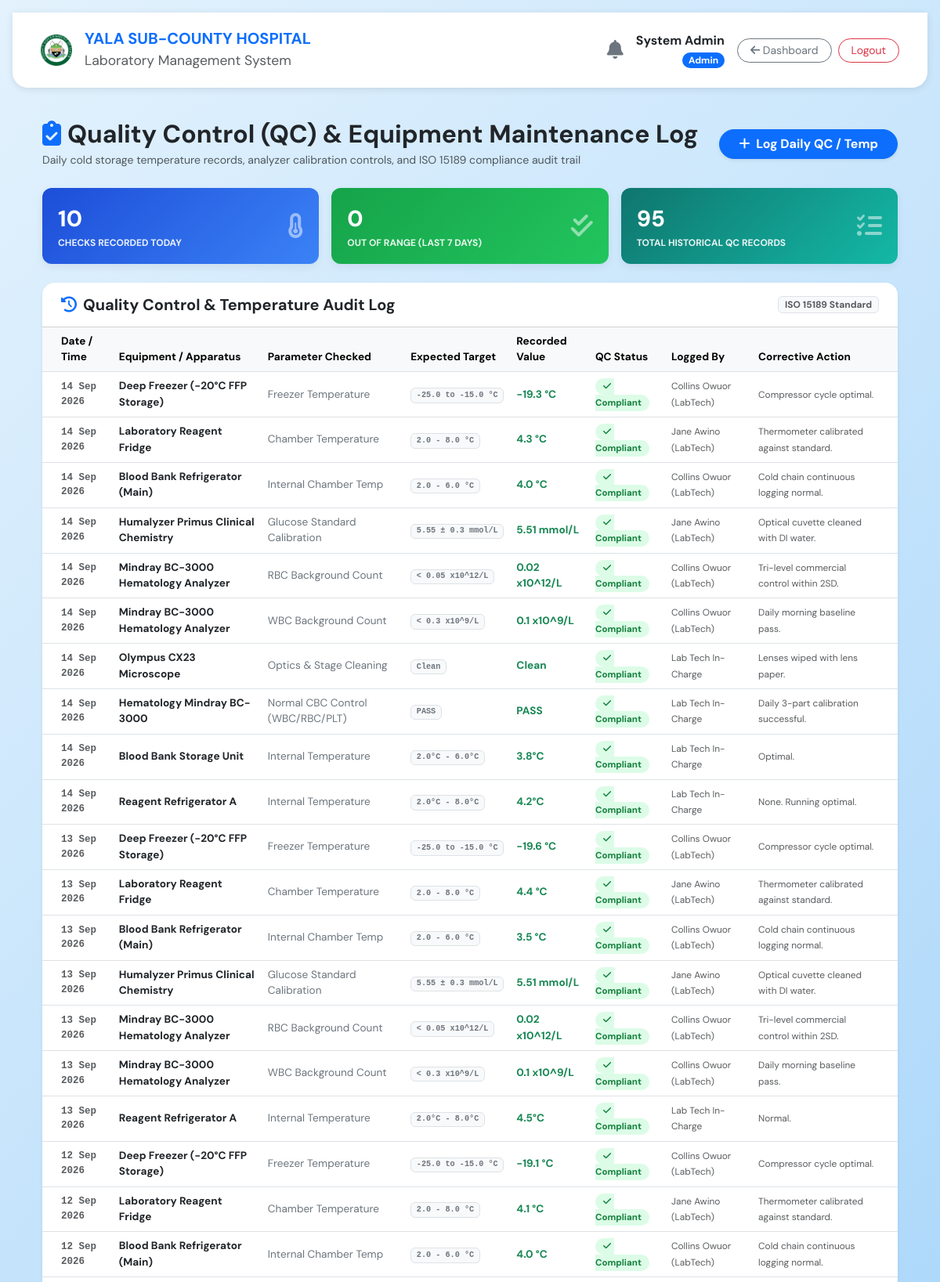
Page /qc_log.php (signed in, upper part) on the committed database.
### tables this page shows
CREATE TABLE `qc_equipment_logs` (
  `log_id` int(11) NOT NULL AUTO_INCREMENT,
  `equipment_name` varchar(100) NOT NULL,
  `parameter_tested` varchar(100) NOT NULL,
  `expected_range` varchar(50) NOT NULL,
  `recorded_value` varchar(50) NOT NULL,
  `status` enum('Compliant','Out of Range','Service Required') DEFAULT 'Compliant',
  `logged_by` varchar(100) NOT NULL,
  `corrective_action` text DEFAULT NULL,
  `log_date` date NOT NULL,
  `created_at` timestamp NOT NULL DEFAULT current_timestamp(),
  PRIMARY KEY (`log_id`)
);

### qc_log.php (the view, shortened to what this page needs)
<?php
require_once 'includes/db_connect.php';
$today = date('Y-m-d');
$logs_today_cnt = $conn->query("SELECT COUNT(*) FROM qc_equipment_logs WHERE log_date = '$today'")->fetch_row()[0] ?? 0;
$out_of_range_cnt = $conn->query("SELECT COUNT(*) FROM qc_equipment_logs WHERE status != 'Compliant' AND log_date >= DATE_SUB(CURDATE(), INTERVAL 7 DAY)")->fetch_row()[0] ?? 0;
$total_qc_runs = $conn->query("SELECT COUNT(*) FROM qc_equipment_logs")->fetch_row()[0] ?? 0;
$res = $conn->query("SELECT * FROM qc_equipment_logs ORDER BY log_date DESC, log_id DESC LIMIT 40");
$logs = $res ? $res->fetch_all(MYSQLI_ASSOC) : [];
include 'includes/header.php';
?>
<div class="container py-3">
    <div class="d-flex align-items-center justify-content-between flex-wrap gap-3 mb-4">
        <div>
            <h2 class="fw-bold text-dark mb-1"><i class="fa-solid fa-clipboard-check text-primary me-2"></i>Quality Control (QC) &amp; Equipment Maintenance Log</h2>
            <p class="text-muted mb-0" style="font-size:0.88rem;">Daily cold storage temperature records, analyzer calibration controls, and ISO 15189 compliance audit trail</p>
        </div>
        <div class="d-flex gap-2">
            <button class="btn btn-primary rounded-pill px-4 fw-bold shadow-sm" data-bs-toggle="modal" data-bs-target="#addQcModal">
                <i class="fa-solid fa-plus me-1"></i> Log Daily QC / Temp
            </button>
        </div>
    </div>
    <div class="row g-3 mb-4">
        <div class="col-6 col-md-4">
            <div class="card-kpi" style="background:linear-gradient(135deg,#1d4ed8,#3b82f6)">
                <div class="d-flex justify-content-between align-items-center">
                    <div>
                        <div style="font-size:1.8rem;font-weight:800;"><?= $logs_today_cnt ?></div>
                        <div style="font-size:0.75rem;font-weight:700;text-transform:uppercase;opacity:0.9">Checks Recorded Today</div>
                    </div>
                    <i class="fa-solid fa-temperature-half fa-2x opacity-50"></i>
                </div>
            </div>
        </div>
        <div class="col-6 col-md-4">
            <div class="card-kpi" style="background:linear-gradient(135deg,<?= $out_of_range_cnt>0?'#dc2626,#ef4444':'#16a34a,#22c55e' ?>)">
                <div class="d-flex justify-content-between align-items-center">
                    <div>
                        <div style="font-size:1.8rem;font-weight:800;"><?= $out_of_range_cnt ?></div>
                        <div style="font-size:0.75rem;font-weight:700;text-transform:uppercase;opacity:0.9">Out of Range (Last 7 Days)</div>
                    </div>
                    <i class="fa-solid <?= $out_of_range_cnt>0?'fa-triangle-exclamation':'fa-check-double' ?> fa-2x opacity-50"></i>
                </div>
            </div>
        </div>
        <div class="col-12 col-md-4">
            <div class="card-kpi" style="background:linear-gradient(135deg,#0f766e,#14b8a6)">
                <div class="d-flex justify-content-between align-items-center">
                    <div>
                        <div style="font-size:1.8rem;font-weight:800;"><?= $total_qc_runs ?></div>
                        <div style="font-size:0.75rem;font-weight:700;text-transform:uppercase;opacity:0.9">Total Historical QC Records</div>
                    </div>
                    <i class="fa-solid fa-list-check fa-2x opacity-50"></i>
                </div>
            </div>
        </div>
    </div>
    <div class="card border-0 shadow-sm rounded-4 overflow-hidden mb-4">
        <div class="card-header bg-white py-3 px-4 d-flex align-items-center justify-content-between">
            <h5 class="fw-bold text-dark mb-0"><i class="fa-solid fa-clock-rotate-left text-primary me-2"></i>Quality Control &amp; Temperature Audit Log</h5>
            <span class="badge bg-light text-muted border">ISO 15189 Standard</span>
        </div>
        <div class="table-responsive">
            <table class="table table-hover align-middle mb-0" style="font-size:0.85rem;">
                <thead class="table-light">
                    <tr>
                        <th class="ps-4">Date / Time</th>
                        <th>Equipment / Apparatus</th>
                        <th>Parameter Checked</th>
                        <th>Expected Target</th>
                        <th>Recorded Value</th>
                        <th>QC Status</th>
                        <th>Logged By</th>
                        <th class="pe-4">Corrective Action</th>
                    </tr>
                </thead>
                <tbody>
                    <?php if (empty($logs)): ?>
                    <tr><td colspan="8" class="text-center py-5 text-muted">No QC records logged yet.</td></tr>
                    <?php else: foreach ($logs as $l):
                        $is_comp = ($l['status'] === 'Compliant');
                        $is_serv = ($l['status'] === 'Service Required');
                    ?>
                    <tr>
                        <td class="ps-4 text-muted fw-bold font-monospace" style="font-size:0.78rem;">
                            <?= date('d M Y', strtotime($l['log_date'])) ?>
                        </td>
                        <td class="fw-bold text-dark"><?= htmlspecialchars($l['equipment_name']) ?></td>
                        <td><span class="text-secondary"><?= htmlspecialchars($l['parameter_tested']) ?></span></td>
                        <td><span class="badge bg-light text-secondary border font-monospace"><?= htmlspecialchars($l['expected_range']) ?></span></td>
                        <td><strong class="<?= $is_comp?'text-success':($is_serv?'text-warning':'text-danger') ?>"><?= htmlspecialchars($l['recorded_value']) ?></strong></td>
                        <td>
                            <?php if ($is_comp): ?>
                                <span class="badge-qc badge-comp"><i class="fa-solid fa-check me-1"></i>Compliant</span>
                            <?php elseif ($is_serv): ?>
                                <span class="badge-qc badge-serv"><i class="fa-solid fa-wrench me-1"></i>Service Req</span>
                            <?php else: ?>
                                <span class="badge-qc badge-oor"><i class="fa-solid fa-triangle-exclamation me-1"></i>Out of Range</span>
                            <?php endif; ?>
                        </td>
                        <td><small class="text-muted"><?= htmlspecialchars($l['logged_by']) ?></small></td>
                        <td class="pe-4"><small class="text-muted"><?= htmlspecialchars($l['corrective_action'] ?: 'None required') ?></small></td>
                    </tr>
                    <?php endforeach; endif; ?>
                </tbody>
            </table>
        </div>
    </div>
</div>
<?php include 'includes/footer.php'; ?>

### includes/header.php (style rules this page uses)
body { background: linear-gradient(135deg,#E3F2FD 0%,#90CAF9 100%); min-height: 100vh; display: flex; flex-direction: column; font-family:'Segoe UI',Tahoma,Geneva,Verdana,sans-serif; }

### qc_log.php (style rules this page uses)
body { font-family: 'DM Sans', sans-serif; }
.card-kpi { border-radius: 12px; padding: 18px 20px; color: #fff; box-shadow: 0 4px 12px rgba(0,0,0,0.06); }
.badge-qc { font-size: 0.72rem; font-weight: 700; border-radius: 20px; padding: 3px 10px; }
.badge-comp { background: #dcfce7; color: #15803d; }

### rows in the picture
qc_equipment_logs: log_date "14 Sep 2026", equipment_name "Deep Freezer (-20°C FFP Storage)", parameter_tested "Freezer Temperature", expected_range "-25.0 to -15.0 °C", recorded_value "-19.3 °C", status "Compliant" (drawn), logged_by "Collins Owuor (LabTech)", corrective_action "Compressor cycle optimal."
qc_equipment_logs: log_date "14 Sep 2026", equipment_name "Laboratory Reagent Fridge", parameter_tested "Chamber Temperature", expected_range "2.0 - 8.0 °C", recorded_value "4.3 °C", status "Compliant" (drawn), logged_by "Jane Awino (LabTech)", corrective_action "Thermometer calibrated against standard."
qc_equipment_logs: log_date "14 Sep 2026", equipment_name "Blood Bank Refrigerator (Main)", parameter_tested "Internal Chamber Temp", expected_range "2.0 - 6.0 °C", recorded_value "4.0 °C", status "Compliant" (drawn), logged_by "Collins Owuor (LabTech)", corrective_action "Cold chain continuous logging normal."
qc_equipment_logs: log_date "14 Sep 2026", equipment_name "Humalyzer Primus Clinical Chemistry", parameter_tested "Glucose Standard Calibration", expected_range "5.55 ± 0.3 mmol/L", recorded_value "5.51 mmol/L", status "Compliant" (drawn), logged_by "Jane Awino (LabTech)", corrective_action "Optical cuvette cleaned with DI water."
qc_equipment_logs: log_date "14 Sep 2026", equipment_name "Mindray BC-3000 Hematology Analyzer", parameter_tested "RBC Background Count", expected_range "< 0.05 x10^12/L", recorded_value "0.02 x10^12/L", status "Compliant" (drawn), logged_by "Collins Owuor (LabTech)", corrective_action "Tri-level commercial control within 2SD."
qc_equipment_logs: log_date "14 Sep 2026", equipment_name "Mindray BC-3000 Hematology Analyzer", parameter_tested "WBC Background Count", expected_range "< 0.3 x10^9/L", recorded_value "0.1 x10^9/L", status "Compliant" (drawn), logged_by "Collins Owuor (LabTech)", corrective_action "Daily morning baseline pass."
qc_equipment_logs: log_date "14 Sep 2026", equipment_name "Olympus CX23 Microscope", parameter_tested "Optics & Stage Cleaning", expected_range "Clean", recorded_value "Clean", status "Compliant" (drawn), logged_by "Lab Tech In-Charge", corrective_action "Lenses wiped with lens paper."
qc_equipment_logs: log_date "14 Sep 2026", equipment_name "Hematology Mindray BC-3000", parameter_tested "Normal CBC Control (WBC/RBC/PLT)", expected_range "PASS", recorded_value "PASS", status "Compliant" (drawn), logged_by "Lab Tech In-Charge", corrective_action "Daily 3-part calibration successful."
qc_equipment_logs: log_date "14 Sep 2026", equipment_name "Blood Bank Storage Unit", parameter_tested "Internal Temperature", expected_range "2.0°C - 6.0°C", recorded_value "3.8°C", status "Compliant" (drawn), logged_by "Lab Tech In-Charge", corrective_action "Optimal."
qc_equipment_logs: log_date "14 Sep 2026", equipment_name "Reagent Refrigerator A", parameter_tested "Internal Temperature", expected_range "2.0°C - 8.0°C", recorded_value "4.2°C", status "Compliant" (drawn), logged_by "Lab Tech In-Charge", corrective_action "None. Running optimal."
qc_equipment_logs: log_date "13 Sep 2026", equipment_name "Deep Freezer (-20°C FFP Storage)", parameter_tested "Freezer Temperature", expected_range "-25.0 to -15.0 °C", recorded_value "-19.6 °C", status "Compliant" (drawn), logged_by "Collins Owuor (LabTech)", corrective_action "Compressor cycle optimal."
qc_equipment_logs: log_date "13 Sep 2026", equipment_name "Laboratory Reagent Fridge", parameter_tested "Chamber Temperature", expected_range "2.0 - 8.0 °C", recorded_value "4.4 °C", status "Compliant" (drawn), logged_by "Jane Awino (LabTech)", corrective_action "Thermometer calibrated against standard."
qc_equipment_logs: log_date "13 Sep 2026", equipment_name "Blood Bank Refrigerator (Main)", parameter_tested "Internal Chamber Temp", expected_range "2.0 - 6.0 °C", recorded_value "3.5 °C", status "Compliant" (drawn), logged_by "Collins Owuor (LabTech)", corrective_action "Cold chain continuous logging normal."
qc_equipment_logs: log_date "13 Sep 2026", equipment_name "Humalyzer Primus Clinical Chemistry", parameter_tested "Glucose Standard Calibration", expected_range "5.55 ± 0.3 mmol/L", recorded_value "5.51 mmol/L", status "Compliant" (drawn), logged_by "Jane Awino (LabTech)", corrective_action "Optical cuvette cleaned with DI water."
qc_equipment_logs: log_date "13 Sep 2026", equipment_name "Mindray BC-3000 Hematology Analyzer", parameter_tested "RBC Background Count", expected_range "< 0.05 x10^12/L", recorded_value "0.02 x10^12/L", status "Compliant" (drawn), logged_by "Collins Owuor (LabTech)", corrective_action "Tri-level commercial control within 2SD."
qc_equipment_logs: log_date "13 Sep 2026", equipment_name "Mindray BC-3000 Hematology Analyzer", parameter_tested "WBC Background Count", expected_range "< 0.3 x10^9/L", recorded_value "0.1 x10^9/L", status "Compliant" (drawn), logged_by "Collins Owuor (LabTech)", corrective_action "Daily morning baseline pass."
qc_equipment_logs: log_date "13 Sep 2026", equipment_name "Reagent Refrigerator A", parameter_tested "Internal Temperature", expected_range "2.0°C - 8.0°C", recorded_value "4.5°C", status "Compliant" (drawn), logged_by "Lab Tech In-Charge", corrective_action "Normal."
qc_equipment_logs: log_date "12 Sep 2026", equipment_name "Deep Freezer (-20°C FFP Storage)", parameter_tested "Freezer Temperature", expected_range "-25.0 to -15.0 °C", recorded_value "-19.1 °C", status "Compliant" (drawn), logged_by "Collins Owuor (LabTech)", corrective_action "Compressor cycle optimal."
qc_equipment_logs: log_date "12 Sep 2026", equipment_name "Laboratory Reagent Fridge", parameter_tested "Chamber Temperature", expected_range "2.0 - 8.0 °C", recorded_value "4.1 °C", status "Compliant" (drawn), logged_by "Jane Awino (LabTech)", corrective_action "Thermometer calibrated against standard."
qc_equipment_logs: log_date "12 Sep 2026", equipment_name "Blood Bank Refrigerator (Main)", parameter_tested "Internal Chamber Temp", expected_range "2.0 - 6.0 °C", recorded_value "4.0 °C", status "Compliant" (drawn), logged_by "Collins Owuor (LabTech)", corrective_action "Cold chain continuous logging normal."

### other values in the picture
$_SESSION['full_name'] "System Admin"
$_SESSION['role'] "Admin"
$logs_today_cnt "10"
$out_of_range_cnt "0"
$total_qc_runs "95"
